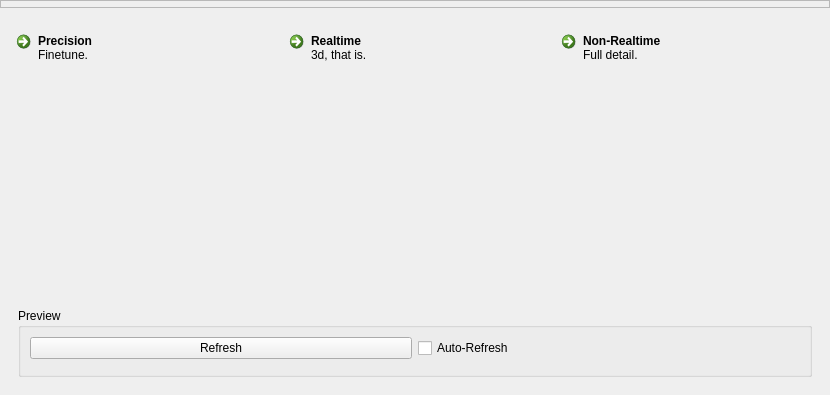
<?xml version="1.0" encoding="UTF-8"?>
<ui version="4.0">
 <class>NavigationWindow</class>
 <widget class="QWidget" name="NavigationWindow">
  <property name="geometry">
   <rect>
    <x>0</x>
    <y>0</y>
    <width>830</width>
    <height>395</height>
   </rect>
  </property>
  <property name="windowTitle">
   <string>Frame</string>
  </property>
  <layout class="QVBoxLayout" name="verticalLayout">
   <property name="spacing">
    <number>6</number>
   </property>
   <property name="margin">
    <number>0</number>
   </property>
   <item>
    <widget class="StashFrame" name="stashFrame">
     <property name="sizePolicy">
      <sizepolicy hsizetype="Preferred" vsizetype="Fixed">
       <horstretch>0</horstretch>
       <verstretch>0</verstretch>
      </sizepolicy>
     </property>
     <property name="minimumSize">
      <size>
       <width>0</width>
       <height>8</height>
      </size>
     </property>
     <property name="frameShape">
      <enum>QFrame::StyledPanel</enum>
     </property>
     <property name="frameShadow">
      <enum>QFrame::Raised</enum>
     </property>
    </widget>
   </item>
   <item>
    <widget class="QFrame" name="subNavigationFrame">
     <layout class="QHBoxLayout" name="horizontalLayout_2">
      <property name="topMargin">
       <number>10</number>
      </property>
      <item>
       <widget class="QCommandLinkButton" name="showPrecisionTab">
        <property name="text">
         <string>Precision</string>
        </property>
        <property name="iconSize">
         <size>
          <width>32</width>
          <height>32</height>
         </size>
        </property>
        <property name="checkable">
         <bool>true</bool>
        </property>
        <property name="description">
         <string>Finetune.</string>
        </property>
       </widget>
      </item>
      <item>
       <widget class="QCommandLinkButton" name="showRealTimeTab">
        <property name="text">
         <string>Realtime</string>
        </property>
        <property name="iconSize">
         <size>
          <width>32</width>
          <height>32</height>
         </size>
        </property>
        <property name="checkable">
         <bool>true</bool>
        </property>
        <property name="description">
         <string>3d, that is.</string>
        </property>
       </widget>
      </item>
      <item>
       <widget class="QCommandLinkButton" name="showRenderTab">
        <property name="text">
         <string>Non-Realtime</string>
        </property>
        <property name="iconSize">
         <size>
          <width>32</width>
          <height>32</height>
         </size>
        </property>
        <property name="checkable">
         <bool>true</bool>
        </property>
        <property name="description">
         <string>Full detail.</string>
        </property>
       </widget>
      </item>
     </layout>
    </widget>
   </item>
   <item>
    <widget class="QFrame" name="frame">
     <property name="frameShape">
      <enum>QFrame::NoFrame</enum>
     </property>
     <property name="frameShadow">
      <enum>QFrame::Raised</enum>
     </property>
     <layout class="QHBoxLayout" name="horizontalLayout">
      <item>
       <widget class="QStackedWidget" name="stackedWidget">
        <widget class="QWidget" name="precision">
         <layout class="QVBoxLayout" name="verticalLayout_2" stretch="1,0">
          <item>
           <widget class="GraphicalNavigationWidget" name="graphicalNavigation" native="true"/>
          </item>
          <item>
           <widget class="QGroupBox" name="previewGroupBox">
            <property name="title">
             <string>Preview</string>
            </property>
            <layout class="QGridLayout" name="gridLayout_4">
             <item row="0" column="0">
              <widget class="QPushButton" name="refreshButton">
               <property name="text">
                <string>Refresh</string>
               </property>
              </widget>
             </item>
             <item row="1" column="0" colspan="2">
              <widget class="RenderWidget" name="redshiftWidget" native="true"/>
             </item>
             <item row="0" column="1">
              <widget class="QCheckBox" name="autoRefreshCheckBox">
               <property name="text">
                <string>Auto-Refresh</string>
               </property>
              </widget>
             </item>
            </layout>
           </widget>
          </item>
         </layout>
        </widget>
        <widget class="QWidget" name="page_2"/>
       </widget>
      </item>
     </layout>
    </widget>
   </item>
  </layout>
 </widget>
 <customwidgets>
  <customwidget>
   <class>StashFrame</class>
   <extends>QFrame</extends>
   <header>stashframe.h</header>
   <container>1</container>
  </customwidget>
  <customwidget>
   <class>RenderWidget</class>
   <extends>QWidget</extends>
   <header>renderwidget.h</header>
   <container>1</container>
  </customwidget>
  <customwidget>
   <class>GraphicalNavigationWidget</class>
   <extends>QWidget</extends>
   <header>graphicalnavigationwidget.h</header>
   <container>1</container>
  </customwidget>
 </customwidgets>
 <resources/>
 <connections/>
</ui>
